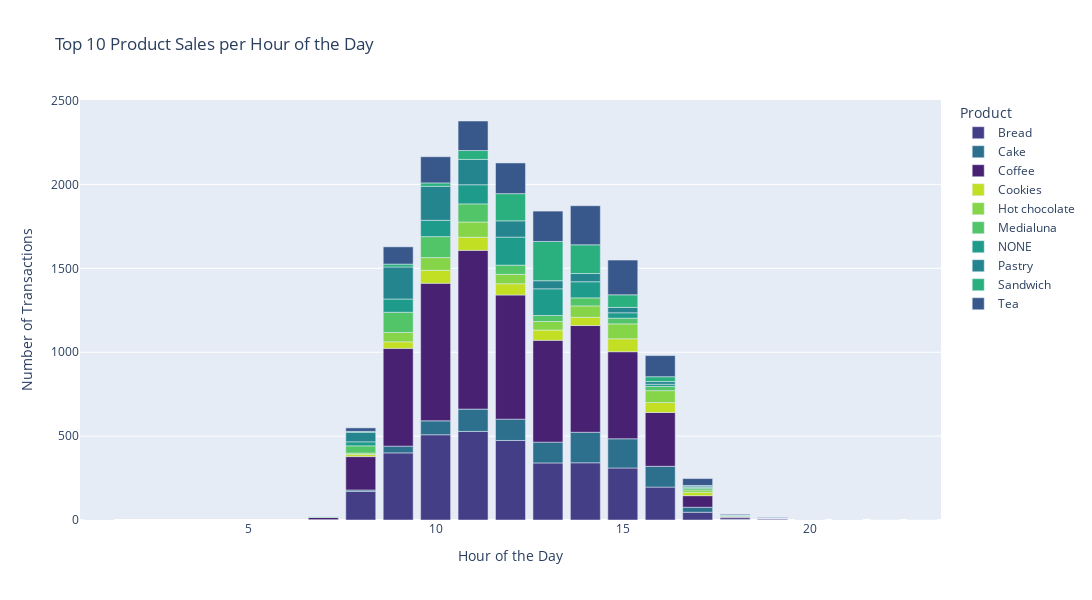
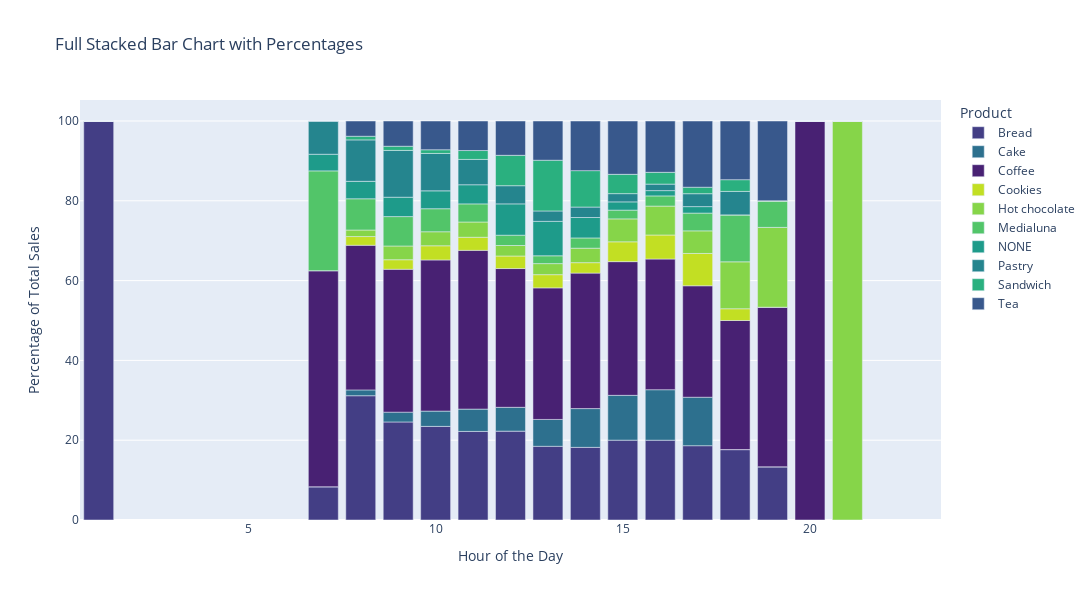

Here is the notebook cell these charts were saved with, in order:
### Markdown cell above
* Let's look at which products are being sold during which hours of the day.

### Code cell
hourly_product_counts['Hour'] = hourly_product_counts.index

# Create a copy of the DataFrame to avoid the SettingWithCopyWarning
melted_df = pd.melt(hourly_product_counts.copy(), id_vars=['Hour'], var_name='Product', value_name='Count')

# Filter for the top 10 products
melted_df_top_10 = melted_df[melted_df['Product'].isin(top_10_products)]

# Define a color map for consistent coloring
color_map = {product: f'rgb{color}' for product, color in zip(top_10_products, sns.color_palette("viridis", n_colors=len(top_10_products)))}

# Plot the interactive stacked bar chart with plotly
stack = px.bar(melted_df_top_10, x='Hour', y='Count', color='Product',
               title='Top 10 Product Sales per Hour of the Day',
               labels={'Count': 'Number of Transactions', 'Hour': 'Hour of the Day'},
               hover_data=['Product', 'Count'],
               color_discrete_map=color_map,  # Use the color map here
               height=600, width=1500)

# Show the plot
stack.show()

# Create a copy of the DataFrame to avoid the SettingWithCopyWarning
melted_df_top_10 = melted_df_top_10.copy()

# Calculate the percentage of each product's contribution to total sales per hour
melted_df_top_10['Percentage'] = melted_df_top_10.groupby('Hour')['Count'].transform(lambda x: (x / x.sum()) * 100)

# Plot the full stacked bar chart with percentages using plotly
full_stack = px.bar(melted_df_top_10, x='Hour', y='Percentage', color='Product',
                    title='Full Stacked Bar Chart with Percentages',
                    labels={'Percentage': 'Percentage of Total Sales', 'Hour': 'Hour of the Day'},
                    hover_data=['Product', 'Count'],
                    color_discrete_map=color_map,  # Use the same color map here
                    height=600, width=1500)  # Adjust height and width as needed

# Show the plot
full_stack.show()

### Figure 1 — Plotly figure (JSON) as saved in the notebook; plotly's stock layout.template omitted (floating-point values rounded to 4 significant figures)
{"data": [{"alignmentgroup": "True", "customdata": [["Bread"], ["Bread"], ["Bread"], ["Bread"], ["Bread"], ["Bread"], ["Bread"], ["Bread"], ["Bread"], ["Bread"], ["Bread"], ["Bread"], ["Bread"], ["Bread"], ["Bread"], ["Bread"], ["Bread"], ["Bread"]], "hovertemplate": "Product=%{customdata[0]}<br>Hour of the Day=%{x}<br>Number of Transactions=%{y}<extra></extra>", "legendgroup": "Bread", "marker": {"color": "rgb(0.262138, 0.242286, 0.520837)", "pattern": {"shape": ""}}, "name": "Bread", "offsetgroup": "Bread", "orientation": "v", "showlegend": true, "textposition": "auto", "type": "bar", "x": [1, 7, 8, 9, 10, 11, 12, 13, 14, 15, 16, 17, 18, 19, 20, 21, 22, 23], "xaxis": "x", "y": [1, 2, 171, 400, 508, 528, 474, 340, 341, 310, 196, 46, 6, 2, 0, 0, 0, 0], "yaxis": "y"}, {"alignmentgroup": "True", "customdata": [["Cake"], ["Cake"], ["Cake"], ["Cake"], ["Cake"], ["Cake"], ["Cake"], ["Cake"], ["Cake"], ["Cake"], ["Cake"], ["Cake"], ["Cake"], ["Cake"], ["Cake"], ["Cake"], ["Cake"], ["Cake"]], "hovertemplate": "Product=%{customdata[0]}<br>Hour of the Day=%{x}<br>Number of Transactions=%{y}<extra></extra>", "legendgroup": "Cake", "marker": {"color": "rgb(0.177423, 0.437527, 0.557565)", "pattern": {"shape": ""}}, "name": "Cake", "offsetgroup": "Cake", "orientation": "v", "showlegend": true, "textposition": "auto", "type": "bar", "x": [1, 7, 8, 9, 10, 11, 12, 13, 14, 15, 16, 17, 18, 19, 20, 21, 22, 23], "xaxis": "x", "y": [0, 0, 8, 40, 83, 133, 127, 124, 182, 174, 124, 30, 0, 0, 0, 0, 0, 0], "yaxis": "y"}, {"alignmentgroup": "True", "customdata": [["Coffee"], ["Coffee"], ["Coffee"], ["Coffee"], ["Coffee"], ["Coffee"], ["Coffee"], ["Coffee"], ["Coffee"], ["Coffee"], ["Coffee"], ["Coffee"], ["Coffee"], ["Coffee"], ["Coffee"], ["Coffee"], ["Coffee"], ["Coffee"]], "hovertemplate": "Product=%{customdata[0]}<br>Hour of the Day=%{x}<br>Number of Transactions=%{y}<extra></extra>", "legendgroup": "Coffee", "marker": {"color": "rgb(0.283072, 0.130895, 0.449241)", "pattern": {"shape": ""}}, "name": "Coffee", "offsetgroup": "Coffee", "orientation": "v", "showlegend": true, "textposition": "auto", "type": "bar", "x": [1, 7, 8, 9, 10, 11, 12, 13, 14, 15, 16, 17, 18, 19, 20, 21, 22, 23], "xaxis": "x", "y": [0, 13, 199, 583, 820, 946, 740, 607, 636, 519, 321, 69, 11, 6, 1, 0, 0, 0], "yaxis": "y"}, {"alignmentgroup": "True", "customdata": [["Cookies"], ["Cookies"], ["Cookies"], ["Cookies"], ["Cookies"], ["Cookies"], ["Cookies"], ["Cookies"], ["Cookies"], ["Cookies"], ["Cookies"], ["Cookies"], ["Cookies"], ["Cookies"], ["Cookies"], ["Cookies"], ["Cookies"], ["Cookies"]], "hovertemplate": "Product=%{customdata[0]}<br>Hour of the Day=%{x}<br>Number of Transactions=%{y}<extra></extra>", "legendgroup": "Cookies", "marker": {"color": "rgb(0.762373, 0.876424, 0.137064)", "pattern": {"shape": ""}}, "name": "Cookies", "offsetgroup": "Cookies", "orientation": "v", "showlegend": true, "textposition": "auto", "type": "bar", "x": [1, 7, 8, 9, 10, 11, 12, 13, 14, 15, 16, 17, 18, 19, 20, 21, 22, 23], "xaxis": "x", "y": [0, 0, 12, 39, 77, 78, 67, 61, 49, 77, 59, 20, 1, 0, 0, 0, 0, 0], "yaxis": "y"}, {"alignmentgroup": "True", "customdata": [["Hot chocolate"], ["Hot chocolate"], ["Hot chocolate"], ["Hot chocolate"], ["Hot chocolate"], ["Hot chocolate"], ["Hot chocolate"], ["Hot chocolate"], ["Hot chocolate"], ["Hot chocolate"], ["Hot chocolate"], ["Hot chocolate"], ["Hot chocolate"], ["Hot chocolate"], ["Hot chocolate"], ["Hot chocolate"], ["Hot chocolate"], ["Hot chocolate"]], "hovertemplate": "Product=%{customdata[0]}<br>Hour of the Day=%{x}<br>Number of Transactions=%{y}<extra></extra>", "legendgroup": "Hot chocolate", "marker": {"color": "rgb(0.525776, 0.833491, 0.288127)", "pattern": {"shape": ""}}, "name": "Hot chocolate", "offsetgroup": "Hot chocolate", "orientation": "v", "showlegend": true, "textposition": "auto", "type": "bar", "x": [1, 7, 8, 9, 10, 11, 12, 13, 14, 15, 16, 17, 18, 19, 20, 21, 22, 23], "xaxis": "x", "y": [0, 0, 9, 56, 76, 91, 56, 51, 68, 89, 71, 14, 4, 3, 0, 2, 0, 0], "yaxis": "y"}, {"alignmentgroup": "True", "customdata": [["Medialuna"], ["Medialuna"], ["Medialuna"], ["Medialuna"], ["Medialuna"], ["Medialuna"], ["Medialuna"], ["Medialuna"], ["Medialuna"], ["Medialuna"], ["Medialuna"], ["Medialuna"], ["Medialuna"], ["Medialuna"], ["Medialuna"], ["Medialuna"], ["Medialuna"], ["Medialuna"]], "hovertemplate": "Product=%{customdata[0]}<br>Hour of the Day=%{x}<br>Number of Transactions=%{y}<extra></extra>", "legendgroup": "Medialuna", "marker": {"color": "rgb(0.319809, 0.770914, 0.411152)", "pattern": {"shape": ""}}, "name": "Medialuna", "offsetgroup": "Medialuna", "orientation": "v", "showlegend": true, "textposition": "auto", "type": "bar", "x": [1, 7, 8, 9, 10, 11, 12, 13, 14, 15, 16, 17, 18, 19, 20, 21, 22, 23], "xaxis": "x", "y": [0, 6, 43, 120, 125, 108, 55, 36, 48, 34, 25, 11, 4, 1, 0, 0, 0, 0], "yaxis": "y"}, {"alignmentgroup": "True", "customdata": [["NONE"], ["NONE"], ["NONE"], ["NONE"], ["NONE"], ["NONE"], ["NONE"], ["NONE"], ["NONE"], ["NONE"], ["NONE"], ["NONE"], ["NONE"], ["NONE"], ["NONE"], ["NONE"], ["NONE"], ["NONE"]], "hovertemplate": "Product=%{customdata[0]}<br>Hour of the Day=%{x}<br>Number of Transactions=%{y}<extra></extra>", "legendgroup": "NONE", "marker": {"color": "rgb(0.119512, 0.607464, 0.540218)", "pattern": {"shape": ""}}, "name": "NONE", "offsetgroup": "NONE", "orientation": "v", "showlegend": true, "textposition": "auto", "type": "bar", "x": [1, 7, 8, 9, 10, 11, 12, 13, 14, 15, 16, 17, 18, 19, 20, 21, 22, 23], "xaxis": "x", "y": [0, 1, 24, 79, 97, 114, 167, 159, 96, 32, 13, 4, 0, 0, 0, 0, 0, 0], "yaxis": "y"}, {"alignmentgroup": "True", "customdata": [["Pastry"], ["Pastry"], ["Pastry"], ["Pastry"], ["Pastry"], ["Pastry"], ["Pastry"], ["Pastry"], ["Pastry"], ["Pastry"], ["Pastry"], ["Pastry"], ["Pastry"], ["Pastry"], ["Pastry"], ["Pastry"], ["Pastry"], ["Pastry"]], "hovertemplate": "Product=%{customdata[0]}<br>Hour of the Day=%{x}<br>Number of Transactions=%{y}<extra></extra>", "legendgroup": "Pastry", "marker": {"color": "rgb(0.143343, 0.522773, 0.556295)", "pattern": {"shape": ""}}, "name": "Pastry", "offsetgroup": "Pastry", "orientation": "v", "showlegend": true, "textposition": "auto", "type": "bar", "x": [1, 7, 8, 9, 10, 11, 12, 13, 14, 15, 16, 17, 18, 19, 20, 21, 22, 23], "xaxis": "x", "y": [0, 2, 57, 191, 203, 151, 97, 48, 49, 32, 16, 8, 2, 0, 0, 0, 0, 0], "yaxis": "y"}, {"alignmentgroup": "True", "customdata": [["Sandwich"], ["Sandwich"], ["Sandwich"], ["Sandwich"], ["Sandwich"], ["Sandwich"], ["Sandwich"], ["Sandwich"], ["Sandwich"], ["Sandwich"], ["Sandwich"], ["Sandwich"], ["Sandwich"], ["Sandwich"], ["Sandwich"], ["Sandwich"], ["Sandwich"], ["Sandwich"]], "hovertemplate": "Product=%{customdata[0]}<br>Hour of the Day=%{x}<br>Number of Transactions=%{y}<extra></extra>", "legendgroup": "Sandwich", "marker": {"color": "rgb(0.166383, 0.690856, 0.496502)", "pattern": {"shape": ""}}, "name": "Sandwich", "offsetgroup": "Sandwich", "orientation": "v", "showlegend": true, "textposition": "auto", "type": "bar", "x": [1, 7, 8, 9, 10, 11, 12, 13, 14, 15, 16, 17, 18, 19, 20, 21, 22, 23], "xaxis": "x", "y": [0, 0, 5, 17, 20, 53, 162, 234, 171, 75, 29, 4, 1, 0, 0, 0, 0, 0], "yaxis": "y"}, {"alignmentgroup": "True", "customdata": [["Tea"], ["Tea"], ["Tea"], ["Tea"], ["Tea"], ["Tea"], ["Tea"], ["Tea"], ["Tea"], ["Tea"], ["Tea"], ["Tea"], ["Tea"], ["Tea"], ["Tea"], ["Tea"], ["Tea"], ["Tea"]], "hovertemplate": "Product=%{customdata[0]}<br>Hour of the Day=%{x}<br>Number of Transactions=%{y}<extra></extra>", "legendgroup": "Tea", "marker": {"color": "rgb(0.220057, 0.343307, 0.549413)", "pattern": {"shape": ""}}, "name": "Tea", "offsetgroup": "Tea", "orientation": "v", "showlegend": true, "textposition": "auto", "type": "bar", "x": [1, 7, 8, 9, 10, 11, 12, 13, 14, 15, 16, 17, 18, 19, 20, 21, 22, 23], "xaxis": "x", "y": [0, 0, 21, 103, 156, 176, 183, 181, 233, 207, 126, 41, 5, 3, 0, 0, 0, 0], "yaxis": "y"}], "layout": {"barmode": "relative", "height": 600, "legend": {"title": {"text": "Product"}, "tracegroupgap": 0}, "title": {"text": "Top 10 Product Sales per Hour of the Day"}, "width": 1500, "xaxis": {"anchor": "y", "domain": [0, 1], "title": {"text": "Hour of the Day"}}, "yaxis": {"anchor": "x", "domain": [0, 1], "title": {"text": "Number of Transactions"}}}}

### Figure 2 — Plotly figure (JSON) as saved in the notebook; plotly's stock layout.template omitted (floating-point values rounded to 4 significant figures)
{"data": [{"alignmentgroup": "True", "customdata": [["Bread", 1], ["Bread", 2], ["Bread", 171], ["Bread", 400], ["Bread", 508], ["Bread", 528], ["Bread", 474], ["Bread", 340], ["Bread", 341], ["Bread", 310], ["Bread", 196], ["Bread", 46], ["Bread", 6], ["Bread", 2], ["Bread", 0], ["Bread", 0], ["Bread", 0], ["Bread", 0]], "hovertemplate": "Product=%{customdata[0]}<br>Hour of the Day=%{x}<br>Percentage of Total Sales=%{y}<br>Count=%{customdata[1]}<extra></extra>", "legendgroup": "Bread", "marker": {"color": "rgb(0.262138, 0.242286, 0.520837)", "pattern": {"shape": ""}}, "name": "Bread", "offsetgroup": "Bread", "orientation": "v", "showlegend": true, "textposition": "auto", "type": "bar", "x": [1, 7, 8, 9, 10, 11, 12, 13, 14, 15, 16, 17, 18, 19, 20, 21, 22, 23], "xaxis": "x", "y": [100, 8.333, 31.15, 24.57, 23.46, 22.2, 22.27, 18.47, 18.21, 20.01, 20, 18.62, 17.65, 13.33, 0, 0, null, null], "yaxis": "y"}, {"alignmentgroup": "True", "customdata": [["Cake", 0], ["Cake", 0], ["Cake", 8], ["Cake", 40], ["Cake", 83], ["Cake", 133], ["Cake", 127], ["Cake", 124], ["Cake", 182], ["Cake", 174], ["Cake", 124], ["Cake", 30], ["Cake", 0], ["Cake", 0], ["Cake", 0], ["Cake", 0], ["Cake", 0], ["Cake", 0]], "hovertemplate": "Product=%{customdata[0]}<br>Hour of the Day=%{x}<br>Percentage of Total Sales=%{y}<br>Count=%{customdata[1]}<extra></extra>", "legendgroup": "Cake", "marker": {"color": "rgb(0.177423, 0.437527, 0.557565)", "pattern": {"shape": ""}}, "name": "Cake", "offsetgroup": "Cake", "orientation": "v", "showlegend": true, "textposition": "auto", "type": "bar", "x": [1, 7, 8, 9, 10, 11, 12, 13, 14, 15, 16, 17, 18, 19, 20, 21, 22, 23], "xaxis": "x", "y": [0, 0, 1.457, 2.457, 3.834, 5.593, 5.968, 6.735, 9.717, 11.23, 12.65, 12.15, 0, 0, 0, 0, null, null], "yaxis": "y"}, {"alignmentgroup": "True", "customdata": [["Coffee", 0], ["Coffee", 13], ["Coffee", 199], ["Coffee", 583], ["Coffee", 820], ["Coffee", 946], ["Coffee", 740], ["Coffee", 607], ["Coffee", 636], ["Coffee", 519], ["Coffee", 321], ["Coffee", 69], ["Coffee", 11], ["Coffee", 6], ["Coffee", 1], ["Coffee", 0], ["Coffee", 0], ["Coffee", 0]], "hovertemplate": "Product=%{customdata[0]}<br>Hour of the Day=%{x}<br>Percentage of Total Sales=%{y}<br>Count=%{customdata[1]}<extra></extra>", "legendgroup": "Coffee", "marker": {"color": "rgb(0.283072, 0.130895, 0.449241)", "pattern": {"shape": ""}}, "name": "Coffee", "offsetgroup": "Coffee", "orientation": "v", "showlegend": true, "textposition": "auto", "type": "bar", "x": [1, 7, 8, 9, 10, 11, 12, 13, 14, 15, 16, 17, 18, 19, 20, 21, 22, 23], "xaxis": "x", "y": [0, 54.17, 36.25, 35.81, 37.88, 39.78, 34.77, 32.97, 33.96, 33.51, 32.76, 27.94, 32.35, 40, 100, 0, null, null], "yaxis": "y"}, {"alignmentgroup": "True", "customdata": [["Cookies", 0], ["Cookies", 0], ["Cookies", 12], ["Cookies", 39], ["Cookies", 77], ["Cookies", 78], ["Cookies", 67], ["Cookies", 61], ["Cookies", 49], ["Cookies", 77], ["Cookies", 59], ["Cookies", 20], ["Cookies", 1], ["Cookies", 0], ["Cookies", 0], ["Cookies", 0], ["Cookies", 0], ["Cookies", 0]], "hovertemplate": "Product=%{customdata[0]}<br>Hour of the Day=%{x}<br>Percentage of Total Sales=%{y}<br>Count=%{customdata[1]}<extra></extra>", "legendgroup": "Cookies", "marker": {"color": "rgb(0.762373, 0.876424, 0.137064)", "pattern": {"shape": ""}}, "name": "Cookies", "offsetgroup": "Cookies", "orientation": "v", "showlegend": true, "textposition": "auto", "type": "bar", "x": [1, 7, 8, 9, 10, 11, 12, 13, 14, 15, 16, 17, 18, 19, 20, 21, 22, 23], "xaxis": "x", "y": [0, 0, 2.186, 2.396, 3.557, 3.28, 3.148, 3.313, 2.616, 4.971, 6.02, 8.097, 2.941, 0, 0, 0, null, null], "yaxis": "y"}, {"alignmentgroup": "True", "customdata": [["Hot chocolate", 0], ["Hot chocolate", 0], ["Hot chocolate", 9], ["Hot chocolate", 56], ["Hot chocolate", 76], ["Hot chocolate", 91], ["Hot chocolate", 56], ["Hot chocolate", 51], ["Hot chocolate", 68], ["Hot chocolate", 89], ["Hot chocolate", 71], ["Hot chocolate", 14], ["Hot chocolate", 4], ["Hot chocolate", 3], ["Hot chocolate", 0], ["Hot chocolate", 2], ["Hot chocolate", 0], ["Hot chocolate", 0]], "hovertemplate": "Product=%{customdata[0]}<br>Hour of the Day=%{x}<br>Percentage of Total Sales=%{y}<br>Count=%{customdata[1]}<extra></extra>", "legendgroup": "Hot chocolate", "marker": {"color": "rgb(0.525776, 0.833491, 0.288127)", "pattern": {"shape": ""}}, "name": "Hot chocolate", "offsetgroup": "Hot chocolate", "orientation": "v", "showlegend": true, "textposition": "auto", "type": "bar", "x": [1, 7, 8, 9, 10, 11, 12, 13, 14, 15, 16, 17, 18, 19, 20, 21, 22, 23], "xaxis": "x", "y": [0, 0, 1.639, 3.44, 3.51, 3.827, 2.632, 2.77, 3.631, 5.746, 7.245, 5.668, 11.76, 20, 0, 100, null, null], "yaxis": "y"}, {"alignmentgroup": "True", "customdata": [["Medialuna", 0], ["Medialuna", 6], ["Medialuna", 43], ["Medialuna", 120], ["Medialuna", 125], ["Medialuna", 108], ["Medialuna", 55], ["Medialuna", 36], ["Medialuna", 48], ["Medialuna", 34], ["Medialuna", 25], ["Medialuna", 11], ["Medialuna", 4], ["Medialuna", 1], ["Medialuna", 0], ["Medialuna", 0], ["Medialuna", 0], ["Medialuna", 0]], "hovertemplate": "Product=%{customdata[0]}<br>Hour of the Day=%{x}<br>Percentage of Total Sales=%{y}<br>Count=%{customdata[1]}<extra></extra>", "legendgroup": "Medialuna", "marker": {"color": "rgb(0.319809, 0.770914, 0.411152)", "pattern": {"shape": ""}}, "name": "Medialuna", "offsetgroup": "Medialuna", "orientation": "v", "showlegend": true, "textposition": "auto", "type": "bar", "x": [1, 7, 8, 9, 10, 11, 12, 13, 14, 15, 16, 17, 18, 19, 20, 21, 22, 23], "xaxis": "x", "y": [0, 25, 7.832, 7.371, 5.774, 4.542, 2.585, 1.955, 2.563, 2.195, 2.551, 4.453, 11.76, 6.667, 0, 0, null, null], "yaxis": "y"}, {"alignmentgroup": "True", "customdata": [["NONE", 0], ["NONE", 1], ["NONE", 24], ["NONE", 79], ["NONE", 97], ["NONE", 114], ["NONE", 167], ["NONE", 159], ["NONE", 96], ["NONE", 32], ["NONE", 13], ["NONE", 4], ["NONE", 0], ["NONE", 0], ["NONE", 0], ["NONE", 0], ["NONE", 0], ["NONE", 0]], "hovertemplate": "Product=%{customdata[0]}<br>Hour of the Day=%{x}<br>Percentage of Total Sales=%{y}<br>Count=%{customdata[1]}<extra></extra>", "legendgroup": "NONE", "marker": {"color": "rgb(0.119512, 0.607464, 0.540218)", "pattern": {"shape": ""}}, "name": "NONE", "offsetgroup": "NONE", "orientation": "v", "showlegend": true, "textposition": "auto", "type": "bar", "x": [1, 7, 8, 9, 10, 11, 12, 13, 14, 15, 16, 17, 18, 19, 20, 21, 22, 23], "xaxis": "x", "y": [0, 4.167, 4.372, 4.853, 4.48, 4.794, 7.848, 8.637, 5.125, 2.066, 1.327, 1.619, 0, 0, 0, 0, null, null], "yaxis": "y"}, {"alignmentgroup": "True", "customdata": [["Pastry", 0], ["Pastry", 2], ["Pastry", 57], ["Pastry", 191], ["Pastry", 203], ["Pastry", 151], ["Pastry", 97], ["Pastry", 48], ["Pastry", 49], ["Pastry", 32], ["Pastry", 16], ["Pastry", 8], ["Pastry", 2], ["Pastry", 0], ["Pastry", 0], ["Pastry", 0], ["Pastry", 0], ["Pastry", 0]], "hovertemplate": "Product=%{customdata[0]}<br>Hour of the Day=%{x}<br>Percentage of Total Sales=%{y}<br>Count=%{customdata[1]}<extra></extra>", "legendgroup": "Pastry", "marker": {"color": "rgb(0.143343, 0.522773, 0.556295)", "pattern": {"shape": ""}}, "name": "Pastry", "offsetgroup": "Pastry", "orientation": "v", "showlegend": true, "textposition": "auto", "type": "bar", "x": [1, 7, 8, 9, 10, 11, 12, 13, 14, 15, 16, 17, 18, 19, 20, 21, 22, 23], "xaxis": "x", "y": [0, 8.333, 10.38, 11.73, 9.376, 6.35, 4.558, 2.607, 2.616, 2.066, 1.633, 3.239, 5.882, 0, 0, 0, null, null], "yaxis": "y"}, {"alignmentgroup": "True", "customdata": [["Sandwich", 0], ["Sandwich", 0], ["Sandwich", 5], ["Sandwich", 17], ["Sandwich", 20], ["Sandwich", 53], ["Sandwich", 162], ["Sandwich", 234], ["Sandwich", 171], ["Sandwich", 75], ["Sandwich", 29], ["Sandwich", 4], ["Sandwich", 1], ["Sandwich", 0], ["Sandwich", 0], ["Sandwich", 0], ["Sandwich", 0], ["Sandwich", 0]], "hovertemplate": "Product=%{customdata[0]}<br>Hour of the Day=%{x}<br>Percentage of Total Sales=%{y}<br>Count=%{customdata[1]}<extra></extra>", "legendgroup": "Sandwich", "marker": {"color": "rgb(0.166383, 0.690856, 0.496502)", "pattern": {"shape": ""}}, "name": "Sandwich", "offsetgroup": "Sandwich", "orientation": "v", "showlegend": true, "textposition": "auto", "type": "bar", "x": [1, 7, 8, 9, 10, 11, 12, 13, 14, 15, 16, 17, 18, 19, 20, 21, 22, 23], "xaxis": "x", "y": [0, 0, 0.9107, 1.044, 0.9238, 2.229, 7.613, 12.71, 9.13, 4.842, 2.959, 1.619, 2.941, 0, 0, 0, null, null], "yaxis": "y"}, {"alignmentgroup": "True", "customdata": [["Tea", 0], ["Tea", 0], ["Tea", 21], ["Tea", 103], ["Tea", 156], ["Tea", 176], ["Tea", 183], ["Tea", 181], ["Tea", 233], ["Tea", 207], ["Tea", 126], ["Tea", 41], ["Tea", 5], ["Tea", 3], ["Tea", 0], ["Tea", 0], ["Tea", 0], ["Tea", 0]], "hovertemplate": "Product=%{customdata[0]}<br>Hour of the Day=%{x}<br>Percentage of Total Sales=%{y}<br>Count=%{customdata[1]}<extra></extra>", "legendgroup": "Tea", "marker": {"color": "rgb(0.220057, 0.343307, 0.549413)", "pattern": {"shape": ""}}, "name": "Tea", "offsetgroup": "Tea", "orientation": "v", "showlegend": true, "textposition": "auto", "type": "bar", "x": [1, 7, 8, 9, 10, 11, 12, 13, 14, 15, 16, 17, 18, 19, 20, 21, 22, 23], "xaxis": "x", "y": [0, 0, 3.825, 6.327, 7.206, 7.401, 8.6, 9.832, 12.44, 13.36, 12.86, 16.6, 14.71, 20, 0, 0, null, null], "yaxis": "y"}], "layout": {"barmode": "relative", "height": 600, "legend": {"title": {"text": "Product"}, "tracegroupgap": 0}, "title": {"text": "Full Stacked Bar Chart with Percentages"}, "width": 1500, "xaxis": {"anchor": "y", "domain": [0, 1], "title": {"text": "Hour of the Day"}}, "yaxis": {"anchor": "x", "domain": [0, 1], "title": {"text": "Percentage of Total Sales"}}}}
